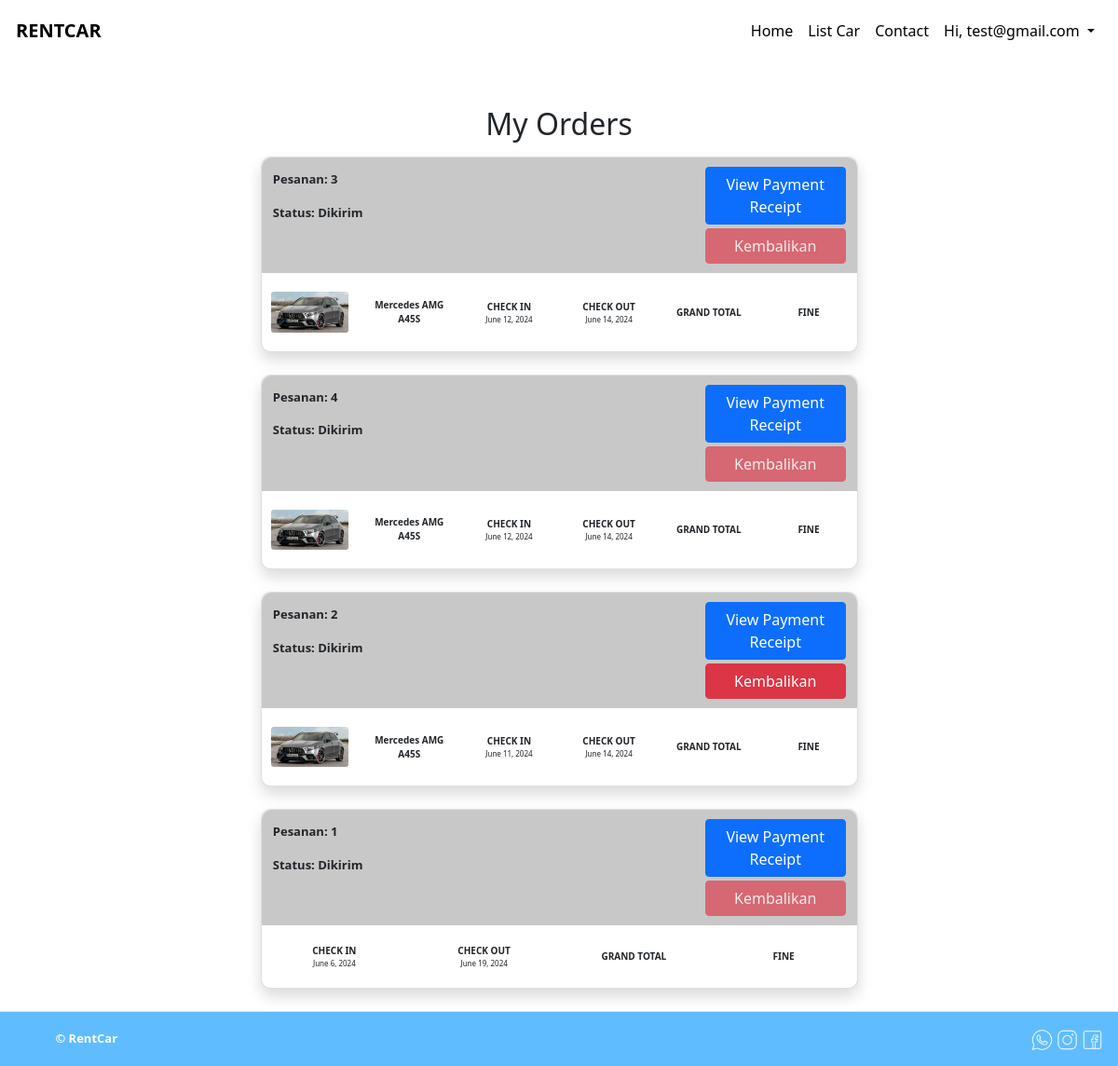
The page /pesanan/my-order/ (signed in) on the database its author committed.
### user/models.py (models this page shows)
class User(AbstractUser):
    role_list = (
        (ADMIN, 'Admin'),
        (USER, 'User')
    )
    email = models.EmailField(max_length=255, unique=True)  # Set max_length to 255 and make email unique
    username = models.CharField(max_length=50, unique=True)
    role = models.CharField(max_length=100, choices=role_list, default=USER)
    text_password = models.CharField(max_length=100, blank=True, null=True)
    USERNAME_FIELD = 'username'
    REQUIRED_FIELDS = ['first_name', 'last_name', 'email']
    def __str__(self):
        return self.email

### pesanan/models.py (models this page shows, shortened)
class Order(models.Model):
    id_user = models.ForeignKey(User, on_delete=models.CASCADE)
    start_date = models.DateField()
    end_date = models.DateField()
    grand_total = models.BigIntegerField()
    STATUS_CHOICES = (
        ("Belum Terkonfirmasi", "Belum Terkonfirmasi"),
        ("Terkonfirmasi", "Terkonfirmasi"),
        ("Dikirim", "Dikirim"),
    )
    status = models.CharField(max_length=20, choices=STATUS_CHOICES)
    payment_receipt_image_path = models.ImageField(upload_to="images/")
    photo_kk = models.ImageField(upload_to="images/")
    photo_ktp = models.ImageField(upload_to="images/")
    telephone = models.IntegerField()
    address = models.TextField()
    created_at = models.DateField(auto_now_add=True)
    updated_at = models.DateTimeField(auto_now=True)
    fine = models.BigIntegerField(default=0)

class OrderItem(models.Model):
    id_order = models.ForeignKey(Order, on_delete=models.CASCADE)
    id_mobils = models.ForeignKey(Mobils, on_delete=models.CASCADE)
    quantity = models.IntegerField()
    created_at = models.DateField(auto_now_add=True)
    updated_at = models.DateTimeField(auto_now=True)

### mobil/models.py (models this page shows, shortened)
class Mobils(models.Model):
    TRANSMISSION = [
        ('Manual', 'Manual'),
        ('Automatic', 'Automatic'),
    ]
    TYPE_CAR = [
        ('Convertible','Convertible'),
        ('Coupe','Coupe'),
        ('Sedan','Sedan'),
        ('Hatchback','Hatchback'),
        ('SUV','SUV'),
        ('MPV','MPV'),
    ]
    name = models.CharField(max_length=100)
    stock = models.PositiveIntegerField()
    image1 = models.ImageField(upload_to="images/")
    image2 = models.ImageField(upload_to="images/")
    image3 = models.ImageField(upload_to="images/")
    pricePerDay = models.IntegerField()
    transmission = models.CharField(max_length=10, choices=TRANSMISSION)
    typeCar = models.CharField(max_length=20, choices=TYPE_CAR)
    description = models.CharField(max_length=150)
    seat = models.CharField(max_length=10)
    created_at = models.DateTimeField(auto_now_add=True)
    updated_at = models.DateTimeField(auto_now=True)

### pesanan/views.py (the view)
# urls.py: path('my-order/', views.MyOrder, name="MyOrder"),
@login_required
def MyOrder(request):
    current_user = request.user
    if not request.user.is_authenticated:
        return redirect("user:loginUser")
    orders = Order.objects.filter(id_user=current_user).order_by('-start_date')
    for order in orders:
        order.grand_total = currency(order.grand_total)
        order.fine = currency(order.fine)
        order.items = OrderItem.objects.filter(id_order=order).select_related('id_mobils')
    return render(request, 'user/pesananSaya.html', {'orders': orders, 'current_user': current_user})

### utils/currency.py (called while the page is built)
def currency(amount):
    try:
        amount = Decimal(amount)
        return format_currency(amount, 'IDR', locale='id_ID')
    except (InvalidOperation, TypeError, ValueError):
        return "Invalid amount"

### templates/user/pesananSaya.html (shortened to what this page needs)
    {% extends '../base.html' %}
    {% load static %}
    {% block headers %}
    <link rel="stylesheet" href="{% static 'css/user/pesananSaya.css' %}">
    {% endblock headers %}
    {% block contents %}
    {% include '../partials/navbarUser.html' %}
    <main class="container  mt-5">
        {% if orders %}
        <div class="row d-flex justify-content-center">
                    <h2 class="text-center mb-3 ">My Orders</h2>
                    {% for order in orders %}
        <div class="col-md-7 mb-4 ">
            <div class="card shadow">
                <div class="cardbody">
                    <div class="header row d-flex justify-content-between ">
                        <div class="col-4 mt-1">
                            <p class="card-text">Pesanan: {{ order.id }}</p>
                            <p class="card-text">Status: {{ order.status }}</p>
                        </div>
                        <div class="col-4 text-end">
                            {% if order.payment_receipt_image_path %}
                            <button type="button" class="btn shadow-none btn-primary button-side-top mb-1" data-bs-toggle="modal" data-bs-target="#receiptModal{{ order.id }}">
                                View Payment Receipt
                            </button>
                            {% else %}
                            <p class="card-text">No payment receipt available.</p>
                            {% endif %}
                            {% if order.returnorder_set.last.status == "Dikembalikan" %}
                            <button type="button" class="btn shadow-none btn-danger button-side-top disabled">Kembalikan</button>
                            {% else %}
                            {% if order.status == "Belum Terkonfirmasi" %}
                            <button type="button" class="btn shadow-none btn-danger button-side-top disabled">Kembalikan</button>
                            {% elif order.status == "Terkonfirmasi" %}
                            <button type="button" class="btn shadow-none btn-danger button-side-top disabled">Kembalikan</button>
                            {% else %}
                            <button type="button" class="btn shadow-none btn-danger button-side-top" data-bs-toggle="modal" data-bs-target="#returnModal{{ order.id }}">Kembalikan</button>
                            {% endif %}
                            {% endif %}
                        </div>
                    </div>
                    <div class="row body-value d-flex justify-content-between align-items-center">
                        {% for item in order.items %}
                        <div class="col text-center">
                            <img src="{{ item.id_mobils.image1.url }}" class="card-img" alt="{{ item.id_mobils.name }}">
                        </div>
                        <div class="col text-center">
                            <div class="col header-card">{{ item.id_mobils.name }}</div>
                        </div>
                        {% endfor %}
                        <div class="col text-center">
                            <div class="col header-card">CHECK IN</div>
                            <div class="col value-card">{{ order.start_date }}</div>
                        </div>
                        <div class="col text-center">
                            <div class="col header-card">CHECK OUT</div>
                            <div class="col value-card">{{ order.end_date }}</div>
                        </div>
                        <div class="col text-center">
                            <div class="col header-card">GRAND TOTAL</div>
                        </div>
                        <div class="col text-center">
                            <div class="col header-card">FINE</div>
                        </div>
                    </div>
                </div>
            </div>
        </div>
    {% endfor %}
        </div>
        {% else %}
        <p class="text-center">You have no orders.</p>
        {% endif %}
    </main>
    <footer class="d-flex flex-wrap justify-content-between align-items-center py-3  border-top w-100">
        <div class="col text-start" style="color: white; font-weight:700; font-size: 13px">
        <a href="" class="mb-3 mb-md-0 text-body-secondary text-decoration-none lh-1">
            <svg class="bi" width="40" height="24">
            <use xlink:href="#bootstrap" />
            </svg>
        </a>
        <span class="mb-3 mb-md-0 text-body-secondary">&copy; RentCar</span>
        </div>
        <div class="col-md-4 text-end mr-3">
        <img src="{% static 'img/wa.png' %}" alt="" width="23px">
        <img src="{% static 'img/instagram.png' %}" alt="" width="23px">
        <img src="{% static 'img/facebook.png' %}" alt="" width="23px">
        </div>
    </footer>
    {% endblock contents %}

### templates/partials/navbarUser.html (shortened to what this page needs)
<nav class="navbar navbar-expand-lg bg-body-tertiary rounded" aria-label="Thirteenth navbar example">
  <div class="container-fluid">
    <div style="padding: 5px;" class="collapse navbar-collapse d-lg-flex" id="navbarsExample11">
      <a class="navbar-brand col-lg-3 me-0 fw-bold shadow-none" href="{% url 'home' %}">RENTCAR</a>
      <ul class="navbar-nav col-lg-9 justify-content-lg-end" >
        <li class="nav-item">
          <a class="nav-link" aria-current="page" href="{% url 'home' %}">Home</a>
        </li>
        <li class="nav-item">
          <a class="nav-link" href="{% url 'mobil:listCar' %}">List Car</a>
        </li>
        <li class="nav-item">
          <a class="nav-link" href="{% url 'contact' %}">Contact</a>
        </li>
        {% if user.is_authenticated %}
        <li class="nav-item dropdown shadow-none ml-3">
          <a class="nav-link dropdown-toggle " href="#" id="navbarDropdownMenuLink" role="button" data-bs-toggle="dropdown" aria-expanded="false">
            Hi, {{current_user}}
          </a>
        </li>
        {% else %}
        <li class="nav-item">
          <a  href="{% url 'user:loginUser' %}" class="btn btn-login shadow-none" type="button">login</a>
        </li>
        {% endif %}
      </ul>
    </div>
  </div>
</nav>

### static/css/base.css (style rules this page uses)
.navbar-brand { color: black !important; font-weight: 600; background-color: transparent; outline: none; }
.navbar-nav .nav-link, .navbar-nav .nav-link:focus, .navbar-nav .nav-item .nav-link, .navbar-nav .nav-item:focus .nav-link { background-color: transparent !important; color: black; outline: none; font-weight: 400; }

### static/css/user/pesananSaya.css (style rules this page uses)
body { display: flex; flex-direction: column; }
main { flex: 1 0 auto; margin-right: 1%; margin-left: 1%; }
.button-side-top { width: 80%; }
.card { border-radius: 10px 10px 10px 10px; }
.card .cardbody .header { background-color: rgb(101, 99, 99, 0.35); padding: 10px 0px; width: 100%; margin-left: 0.05%; border-radius: 10px 10px 0px 0px; }
.card-text { font-size: 13px; font-weight: 600; }
.body-value { padding: 20px 10px; }
.header-card { font-size: 10px; font-weight: 700; }
.value-card { font-size: 8px; font-weight: 400; }
footer { flex-shrink: 0; background-color: #5FBDFF; width: 100%; text-align: center; padding: 1rem; }

### rows shown on the page
User: email "test@gmail.com"
Order: id "3", status "Dikirim", shows "Kembalikan", start_date "June 12, 2024", end_date "June 14, 2024"
OrderItem: id_mobils.image1 (picture), id_mobils.name "Mercedes AMG A45S"
Order: id "4", status "Dikirim", shows "Kembalikan", start_date "June 12, 2024", end_date "June 14, 2024"
OrderItem: id_mobils.image1 (picture), id_mobils.name "Mercedes AMG A45S"
Order: id "2", status "Dikirim", start_date "June 11, 2024", end_date "June 14, 2024"
OrderItem: id_mobils.image1 (picture), id_mobils.name "Mercedes AMG A45S"
Order: id "1", status "Dikirim", shows "Kembalikan", start_date "June 6, 2024", end_date "June 19, 2024"
